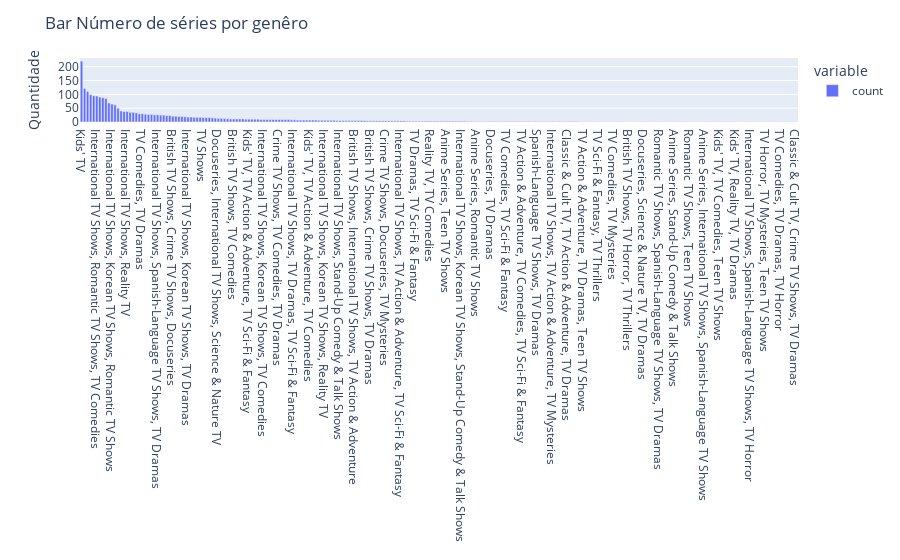

The cell this chart's notebook holds for it:
### Code cell
fig = px.bar(series['listed_in'].value_counts())
fig.update_layout(title_text="Bar Número de séries por genêro",
                 yaxis=dict(title_text="Quantidade"), xaxis=dict(title_text=""))
fig.show()

### Figure 1 — Plotly figure (JSON) as saved in the notebook; plotly's stock layout.template omitted (floating-point values rounded to 4 significant figures; data arrays with more than 128 entries replaced by an {"elided": "..."} marker saying what was removed)
{"data": [{"alignmentgroup": "True", "hovertemplate": "variable=count<br>listed_in=%{x}<br>value=%{y}<extra></extra>", "legendgroup": "count", "marker": {"color": "#636efa", "pattern": {"shape": ""}}, "name": "count", "offsetgroup": "count", "orientation": "v", "showlegend": true, "textposition": "auto", "type": "bar", "x": {"elided": "236 str values"}, "xaxis": "x", "y": {"elided": "236 int values"}, "yaxis": "y"}], "layout": {"autosize": true, "barmode": "relative", "legend": {"title": {"text": "variable"}, "tracegroupgap": 0}, "margin": {"t": 60}, "title": {"text": "Bar Número de séries por genêro"}, "xaxis": {"anchor": "y", "autorange": true, "domain": [0, 1], "range": [-0.5, 235.5], "title": {"text": ""}, "type": "category"}, "yaxis": {"anchor": "x", "autorange": true, "domain": [0, 1], "range": [0, 231.6], "title": {"text": "Quantidade"}, "type": "linear"}}}
